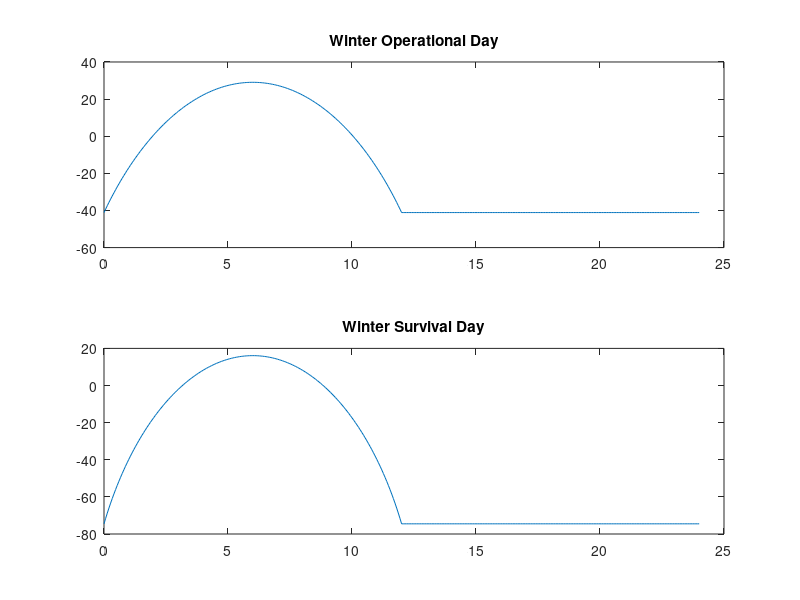
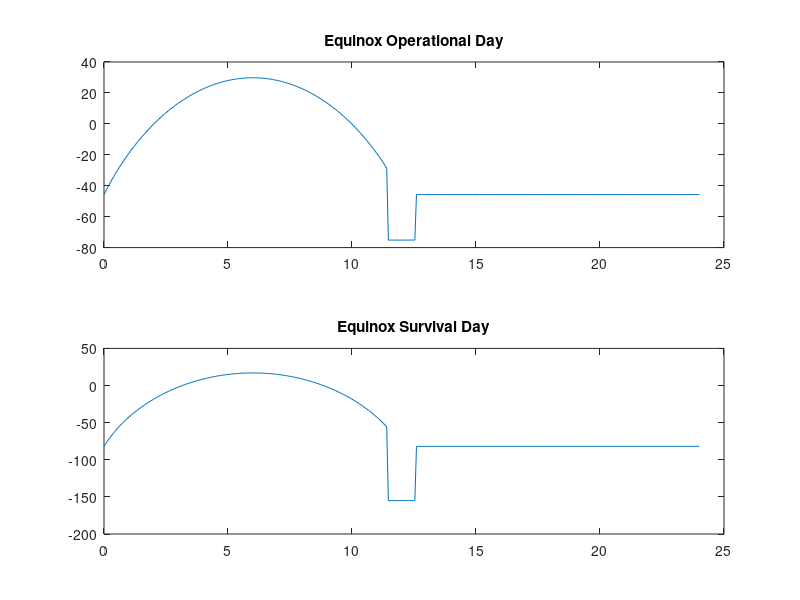
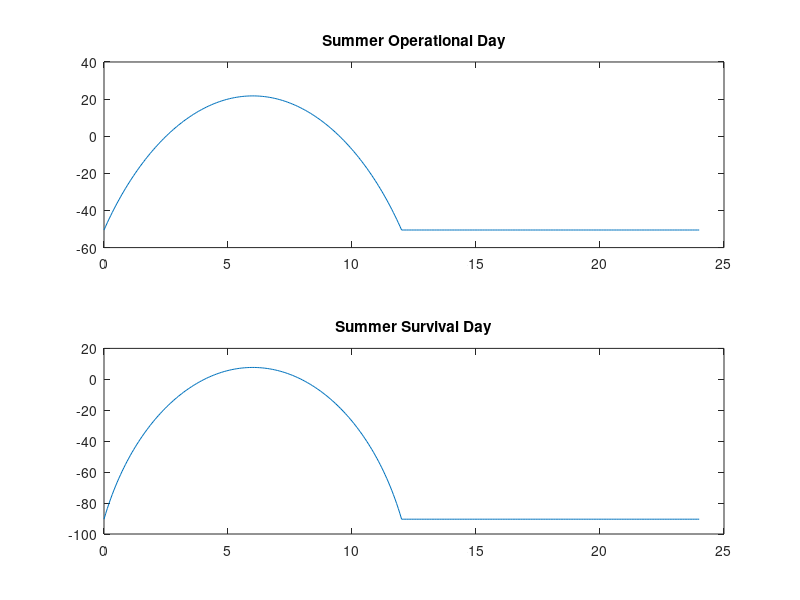

MATLAB code to generate these figures, in order:
%ASEN 3113 - Design Lab Code
%By Cannon Palmer

emis = 0.85;
absorb = 0.2;

%As = 0.289; %Area Found (m^2)
As = 0.31;

dwin = 147.3 * 10^9;
dequ = 149.7 * 10^9;
dsum = 152.1 * 10^9;

Ir_ecl = 11;
Ir_win = 88;
Ir_sum = 63;
Ir_equ = 75.5;

Gsun = 64 * 10.^6;
Rsun = 695.7 * 10^6;
G_func = @(d) (Rsun.^2 / d.^2) * Gsun;

boltz = 5.67 * 10^(-8);
tilt = 23.5; %tilt of the Earth

area_func = @(T,G,Ir,emis,abs,theta) -20 ./ (G*abs*sin(theta)*cosd(tilt) +...
    Ir - emis * boltz * T.^4);

T_func = @(As,G,Ir,emis,abs,theta,tilt) ((20 + G*As*abs*sind(theta)*cosd(tilt)+emis*Ir*As) ./ ...
    (emis * boltz * As)) .^(1/4) - 273;
T_func_surv = @(As,G,Ir,emis,abs,theta,tilt) ((G*As*abs*sind(theta)*cosd(tilt)+emis*Ir*As) ./ ...
    (emis * boltz * As)) .^(1/4) - 273;

G_sum = G_func(dsum);
G_win = G_func(dwin);
G_equ = G_func(dequ);

x = 180;
theta_vec = linspace(0,360,2*x + 1);
T_op_vec = linspace(20+273,30+273,100);
T_surv_vec = linspace(-40+273,100+273,100);


% Winter Stuff
win_op = [T_func(As,G_win,Ir_win,emis,absorb,theta_vec(1:x+1),tilt), ...
    T_func(As,G_win,Ir_win,emis,absorb,zeros(1,x),tilt)];
win_surv = [T_func_surv(As,G_win,Ir_win,emis,absorb,theta_vec(1:x+1),tilt), ...
    T_func_surv(As,G_win,Ir_win,emis,absorb,zeros(1,x),tilt)];
figure(1)
subplot(2,1,1)
plot(theta_vec/15,win_op)
title('Winter Operational Day')

subplot(2,1,2)
plot(theta_vec/15,win_surv)
title('Winter Survival Day')

% Equinox Stuff
%In elciplse for 17.4 degrees, a = 2asin(c/(2*Re))
eq_op = [T_func(As,G_equ,Ir_equ,emis,absorb,theta_vec(1:x-8),0),T_func(As,G_equ,Ir_ecl,emis,absorb,zeros(1,17),0), ...
    T_func(As,G_equ,Ir_equ,emis,absorb,zeros(1,x-8),0),];%Hard coded angles for x = 180
eq_surv = [T_func_surv(As,G_equ,Ir_equ,emis,absorb,theta_vec(1:x-8),0),T_func_surv(As,G_equ,Ir_ecl,emis,absorb,zeros(1,17),0), ...
    T_func_surv(As,G_equ,Ir_equ,emis,absorb,zeros(1,x-8),0)]; %Hard coded angles for x = 180
figure(2)
subplot(2,1,1)
plot(theta_vec/15,eq_op)
title('Equinox Operational Day')

subplot(2,1,2)
plot(theta_vec/15,eq_surv)
title('Equinox Survival Day')



% Summer Stuff
eq_op = [T_func(As,G_sum,Ir_sum,emis,absorb,theta_vec(1:x+1),tilt), ...
    T_func(As,G_sum,Ir_sum,emis,absorb,zeros(1,x),tilt)];
eq_surv = [T_func_surv(As,G_sum,Ir_sum,emis,absorb,theta_vec(1:x+1),tilt), ...
    T_func_surv(As,G_sum,Ir_sum,emis,absorb,zeros(1,x),tilt)];
figure(3)
subplot(2,1,1)
plot(theta_vec/15,eq_op)
title('Summer Operational Day')

subplot(2,1,2)
plot(theta_vec/15,eq_surv)
title('Summer Survival Day')


% %Summer Operational
% figure(1)
% subplot(2,2,1)
% plot(T_op_vec,area_func(T_op_vec,G_sum,Ir_sum,emis,absorb,pi/2))
% title('Operational, Radiator Faces Sun')
% subplot(2,2,2)
% plot(T_op_vec,area_func(T_op_vec,G_sum,Ir_sum,emis,absorb,0))
% title('Operational, Radiator Faces Away')
% subplot(2,2,3)
% plot(T_surv_vec,area_func(T_surv_vec,G_sum,Ir_sum,emis,absorb,pi/2))
% title('Survival, Radiator Faces Sun')
% subplot(2,2,4)
% plot(T_surv_vec,area_func(T_surv_vec,G_sum,Ir_sum,emis,absorb,0))
% title('Survival, Radiator Faces Away')
% 
% %Winter Area Operational
% A_vec = linspace(0.01,1,1000);
% 
% figure(2)
% subplot(2,2,1)
% plot(A_vec,T_func(A_vec,G_win,Ir_win,emis,absorb,90))
% title('Winter, Radiator Faces Sun')
% yline(-40)
% yline(30)
% subplot(2,2,2)
% plot(A_vec,T_func(A_vec,G_win,Ir_win,emis,absorb,0))
% title('Winter, Radiator Faces Away')
% yline(-40)
% yline(30)
% subplot(2,2,3)
% %plot(A_vec,T_func(A_vec,G_win,Ir_win,emis,absorb,pi/2))
% plot(A_vec,T_func_surv(A_vec,G_win,Ir_ecl,emis,absorb,39.54))
% title('Eclipse, Radiator Faces Sun')
% yline(-40)
% yline(30)
% subplot(2,2,4)
% %plot(A_vec,T_func(A_vec,G_win,Ir_win,emis,absorb,0))
% plot(A_vec,T_func_surv(A_vec,G_win,Ir_ecl,emis,absorb,0))
% title('Eclipse, Radiator Faces Away')
% yline(-40)
% yline(30)
